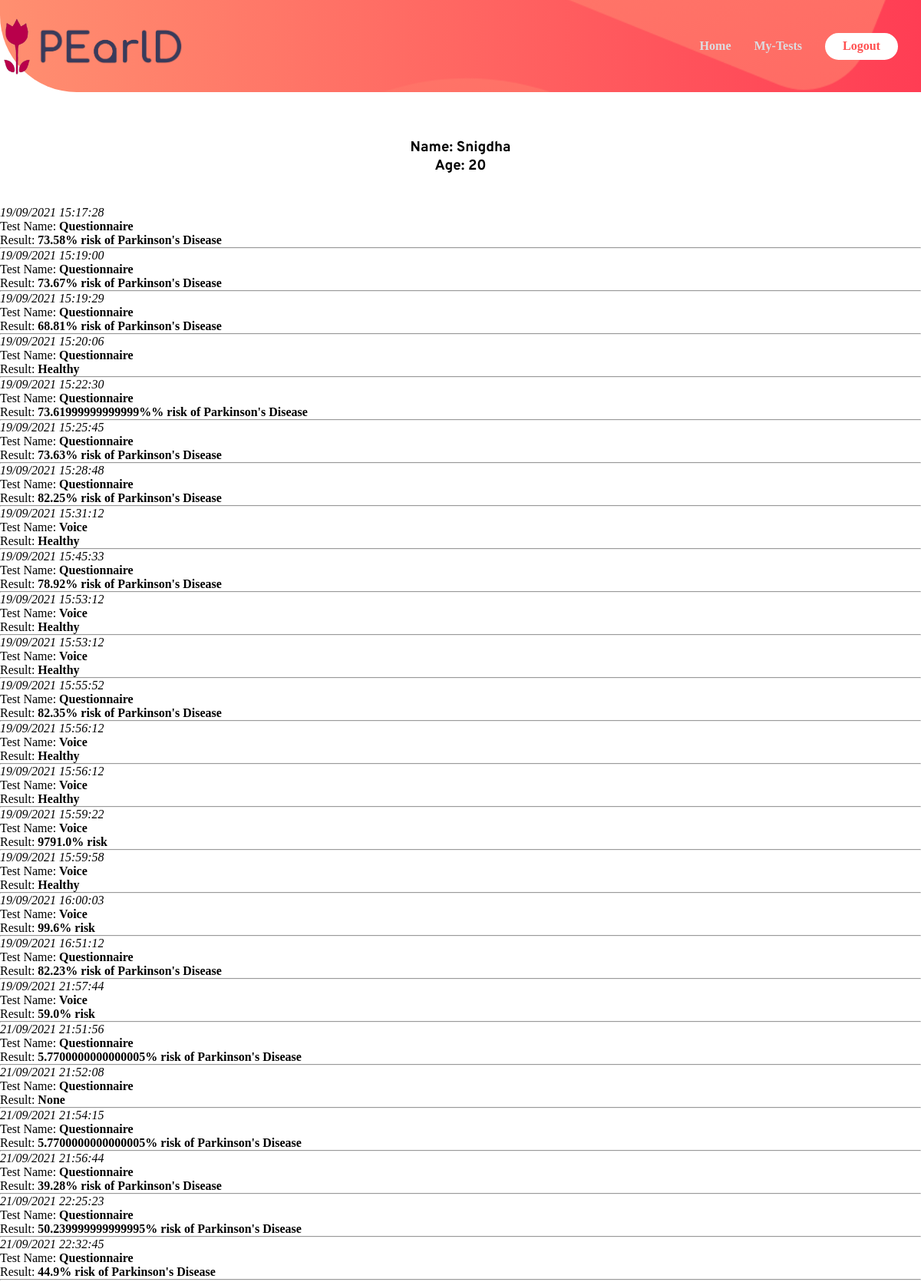
The page /my-tests (signed in, upper part) on the database its author committed.
### app.py (models this page shows)
class User(db.Model, UserMixin):
    id = db.Column(db.Integer, primary_key=True)
    email = db.Column(db.String(150), unique=True)
    password = db.Column(db.String(150))
    patient_name = db.Column(db.String(150))
    patient_age = db.Column(db.Integer)
    patient_gender = db.Column(db.String(150))
    tests = db.relationship('Test')

class Test(db.Model):
    id = db.Column(db.Integer, primary_key=True)
    type = db.Column(db.String(150))
    user_id = db.Column(db.Integer, db.ForeignKey('user.id'))
    date = db.Column(db.String(100))
    result = db.Column(db.String(250))
    result = db.Column(db.Float)
    display = db.Column(db.String(1000))
    hc1 = db.Column(db.Float)
    pd1 = db.Column(db.Float)
    pro1 = db.Column(db.Float)
    hc2 = db.Column(db.Float)
    pd2 = db.Column(db.Float)
    pro2 = db.Column(db.Float)
    hc3 = db.Column(db.Float)
    pd3 = db.Column(db.Float)
    pro3 = db.Column(db.Float)
    hc4 = db.Column(db.Float)
    pd4 = db.Column(db.Float)
    pro4 = db.Column(db.Float)
    hc5 = db.Column(db.Float)
    pd5 = db.Column(db.Float)
    pro5 = db.Column(db.Float)

### app.py (the view)
@app.route('/my-tests')
@login_required
def my_tests():
    t = Test.query.filter_by(user_id=current_user.id).first()
    if t==None:
        n=0
    else:
        n=1
    return render_template('3_mytests.html', user=current_user, n=n)

### app.py (called while the page is built)
@login_manager.user_loader
def load_user(id):
    return User.query.get(int(id))

### templates/3_mytests.html (shortened to what this page needs)
{% extends "0_base.html" %} {% block title %}My Tests{% endblock %} {% block content%}
<br/><br/><br/>
<h3 align="center">Name: {{user.patient_name}} <br/> Age: {{user.patient_age}}</h3>
<br/><br/>
  {% for test in user.tests %}
    <p style="text-decoration: none;"><em>{{ test.date }}</em> </p>
    <p style="text-decoration: none;">Test Name: <strong>{{ test.type }}</strong></p>
    <p style="text-decoration: none;">Result: <strong>{{ test.display }}</strong></p>
    <hr>
  {% endfor %}
<br/><br/><br/><br/>
{% endblock %}

### templates/0_base.html (shortened to what this page needs)
<!DOCTYPE html>
<html>
  <head>
    <link rel="stylesheet" type="text/css" href = "{{ url_for('static', filename='fonts/font-awesome-4.7.0/css/font-awesome.min.css') }}">
    <link rel="stylesheet" type="text/css" href = "{{ url_for('static', filename='fonts/Linearicons-Free-v1.0.0/icon-font.min.css') }}">
    <link rel="stylesheet" type="text/css" href = "{{ url_for('static', filename='vendor/animate/animate.css') }}">
    <link rel="stylesheet" type="text/css" href = "{{ url_for('static', filename='vendor/css-hamburgers/hamburgers.min.css') }}">
    <link rel="stylesheet" type="text/css" href = "{{ url_for('static', filename='vendor/animsition/css/animsition.min.css') }}">
    <link rel="stylesheet" type="text/css" href = "{{ url_for('static', filename='vendor/select2/select2.min.css') }}">
    <link rel="stylesheet" type="text/css" href = "{{ url_for('static', filename='vendor/daterangepicker/daterangepicker.css') }}">
    <link rel="stylesheet" type="text/css" href = "{{ url_for('static', filename='css/util.css') }}">
    <link rel="stylesheet" type="text/css" href = "{{ url_for('static', filename='css/main.css') }}">
  <link rel = "stylesheet" href="{{ url_for('static', filename='global.css') }}">
  </head>
  <body>
  <div class="intro">
  <div class="intro-bg">
      </div>
      <div class="header">
          <div class="headerContainer">
              <div class="headerLeft">
                  <img src = "{{ url_for('static', filename='tulip.png') }}" alt = "logo"/>
                  <img style = "height:50px;object-fit: contain;"src = "{{ url_for('static', filename='logo-text1.png') }}" alt = "logoText"/>
              </div>
              <div class="headerRight">
                {% if user.is_authenticated %}
                <div class="about">
                  <p onclick="location.href = '/';">Home</p>
              </div>
              <div class="login">
                  <p onclick="location.href = '/my-tests';">My-Tests</p>
              </div>
              <div class="signUp" onclick="location.href = '/logout';">
                  <p>Logout</p>
              </div>
                {% endif %}
              </div>
          </div>
      </div>
</div>
    <div class="container">{% block content %} {% endblock %}</div>
  </body>
</html>

### static/css/main.css (style rules this page uses)
* { margin: 0px; padding: 0px; box-sizing: border-box; }
body, html { height: 100%; font-family: Ubuntu-Regular, sans-serif; }
h1,h2,h3,h4,h5,h6 { margin: 0px; }
p { font-family: Ubuntu-Regular; }

### static/global.css (style rules this page uses)
* { margin: 0; }
body { min-height: 100vh; font-family: 'Overpass', sans-serif; }
.intro { background-image: linear-gradient(to right, hsl(13, 100%, 72%), hsl(353, 100%, 62%)); position: relative; border-bottom-left-radius: 100px; }
.intro-bg { position: absolute; top: 0; bottom: 0; right: 0; left: 0; background-image: url("bg-pattern-intro.svg"); background-size: 172rem; background-repeat: no-repeat; background-position-x: -250px; background-position-y: -1155px; object-fit: contain; border-bottom-left-radius: 100px; }
.header { position: relative; }
.headerContainer { max-width: 96rem; margin-inline: auto; display: flex; justify-content: space-between; padding-block: 20px; }
.headerLeft { display: flex; align-items: center; justify-content: center; color: white; }
.headerLeft > img { height: 80px; object-fit: contain; cursor: pointer; }
.headerRight { flex:1; gap: 30px; margin-right: 30px; display: flex; justify-content: flex-end; align-items: center; }
.signUp { width: 95px; background-color: white; border-radius: 100px; height: 35px; display: flex; align-items: center; justify-content: center; font-weight: 700; color: #ff5050; border: 2px solid white; cursor: pointer; transition: all; transition-duration: 300ms; }
.about, .login { color: hsl(240, 5%, 87%); font-weight: 700; }
.about > p, .login > p { cursor: pointer; transition: all; transition-duration: 300ms; }

### rows shown on the page
User: patient_name "Snigdha", patient_age "20"
Test: date "19/09/2021 15:17:28", type "Questionnaire", display "73.58% risk of Parkinson's Disease"
Test: date "19/09/2021 15:19:00", type "Questionnaire", display "73.67% risk of Parkinson's Disease"
Test: date "19/09/2021 15:19:29", type "Questionnaire", display "68.81% risk of Parkinson's Disease"
Test: date "19/09/2021 15:20:06", type "Questionnaire", display "Healthy"
Test: date "19/09/2021 15:22:30", type "Questionnaire", display "73.61999999999999%% risk of Parkinson's Disease"
Test: date "19/09/2021 15:25:45", type "Questionnaire", display "73.63% risk of Parkinson's Disease"
Test: date "19/09/2021 15:28:48", type "Questionnaire", display "82.25% risk of Parkinson's Disease"
Test: date "19/09/2021 15:31:12", type "Voice", display "Healthy"
Test: date "19/09/2021 15:45:33", type "Questionnaire", display "78.92% risk of Parkinson's Disease"
Test: date "19/09/2021 15:53:12", type "Voice", display "Healthy"
Test: date "19/09/2021 15:53:12", type "Voice", display "Healthy"
Test: date "19/09/2021 15:55:52", type "Questionnaire", display "82.35% risk of Parkinson's Disease"
Test: date "19/09/2021 15:56:12", type "Voice", display "Healthy"
Test: date "19/09/2021 15:56:12", type "Voice", display "Healthy"
Test: date "19/09/2021 15:59:22", type "Voice", display "9791.0% risk"
Test: date "19/09/2021 15:59:58", type "Voice", display "Healthy"
Test: date "19/09/2021 16:00:03", type "Voice", display "99.6% risk"
Test: date "19/09/2021 16:51:12", type "Questionnaire", display "82.23% risk of Parkinson's Disease"
Test: date "19/09/2021 21:57:44", type "Voice", display "59.0% risk"
Test: date "21/09/2021 21:51:56", type "Questionnaire", display "5.7700000000000005% risk of Parkinson's Disease"
Test: date "21/09/2021 21:52:08", type "Questionnaire", display "None"
Test: date "21/09/2021 21:54:15", type "Questionnaire", display "5.7700000000000005% risk of Parkinson's Disease"
Test: date "21/09/2021 21:56:44", type "Questionnaire", display "39.28% risk of Parkinson's Disease"
Test: date "21/09/2021 22:25:23", type "Questionnaire", display "50.239999999999995% risk of Parkinson's Disease"
Test: date "21/09/2021 22:32:45", type "Questionnaire", display "44.9% risk of Parkinson's Disease"
